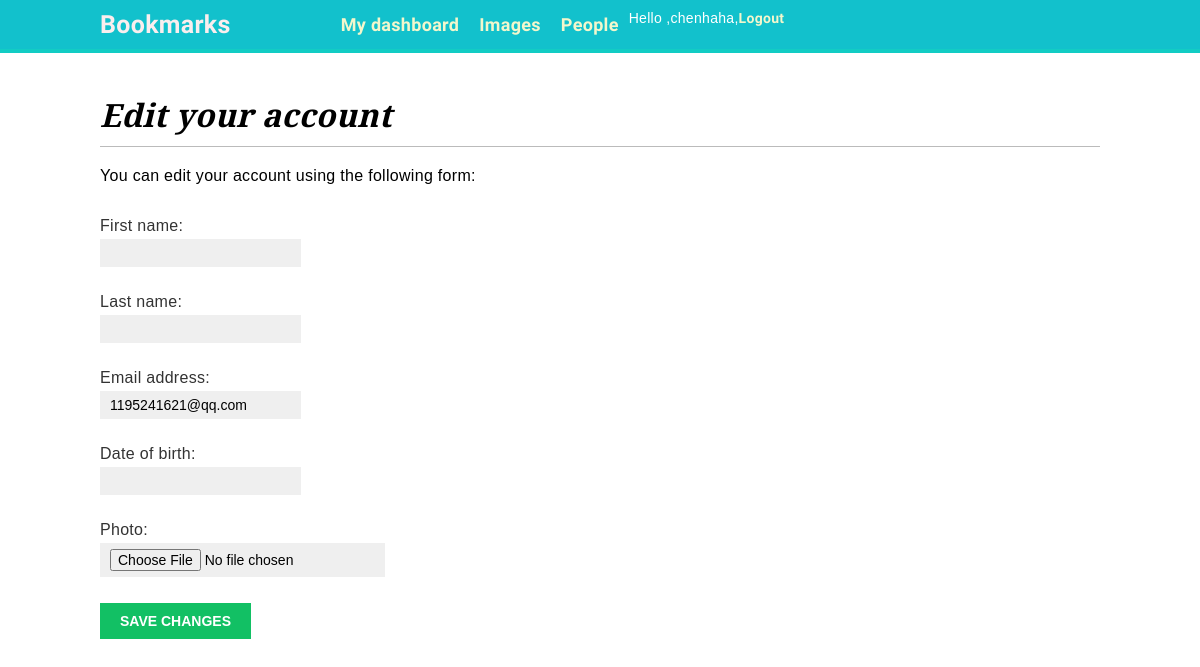
Before: /account/edit/ (signed in) with the older database file.
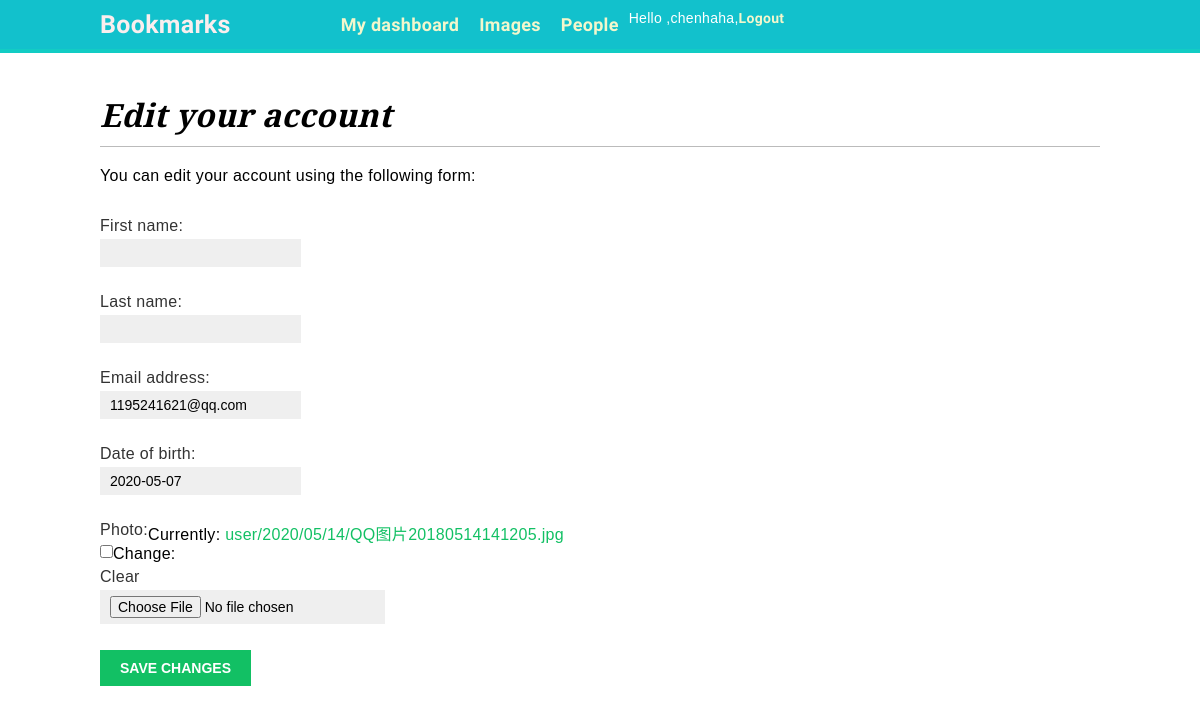
After: the same page with the newer database file.
### account/models.py (models this page shows, shortened)
class Profile(models.Model):
    user = models.OneToOneField(settings.AUTH_USER_MODEL, on_delete=models.CASCADE)
    date_of_birth = models.DateField(blank=True, null=True)
    photo = models.ImageField(upload_to='user/%Y/%m/%d', blank=True)

### account/views.py (the view)
# urls.py: path('edit/', views.edit, name='edit'),
@login_required
def edit(request):
    try:
        profile = request.user.profile
    except ObjectDoesNotExist:
        profile = Profile(user=request.user)
    if request.method == "POST":
        user_form = UserEditForm(instance=request.user, data=request.POST)
        profile_form = ProfileEditForm(isinstance=request.user.profile, data=request.POST, files=request.FILES)
        if user_form.is_valid() and profile_form.is_valid():
            user_form.save()
            profile_form.save()
    else:
        user_form = UserEditForm(instance=request.user)
        profile_form = ProfileEditForm(instance=request.user.profile)
    return render(request, 'account/edit.html', {'user_form': user_form, 'profile_form':  profile_form})

### account/forms.py
class UserEditForm(forms.ModelForm):
    class Meta:
        model = User
        fields = ('first_name', 'last_name', 'email')

class ProfileEditForm(forms.ModelForm):
    class Meta:
        model = Profile
        fields = ('date_of_birth', 'photo')

### account/templates/account/edit.html (shortened to what this page needs)
{% extends 'base.html' %}
{% block content %}
    <h1>Edit your account</h1>
    <p>You can edit your account using the following form:</p>
    <form action="." method="post" enctype="multipart/form-data" novalidate>
        {{ user_form.as_p }}
        {{ profile_form.as_p }}
        <p><input type="submit" value="Save changes"></p>
    </form>
{% endblock %}

### account/templates/base.html (shortened to what this page needs)
{% load staticfiles %}
<!DOCTYPE html>
<html>
<head>
     <link rel="stylesheet" href="{% static "css/base.css" %}">
</head>
<body>
    <div id="header">
        <span class="logo">Bookmarks</span>
        {% if request.user.is_authenticated %}
            <ul class="menu">
            <li {% if section == 'dashboard' %}class="selected" {% endif %}><a href="{% url 'dashboard' %}">My dashboard</a></li>
            <li {% if section == 'images' %}class="selected"{% endif %}><a href="#">Images</a></li>
            <li {% if section == 'people' %}class="selected"{% endif %}><a href="#">People</a></li>
            </ul>
        {% endif %}
        <span>
            {% if request.user.is_authenticated %}
            Hello {{ request.user.first_name }},{{ request.user.username }},<a href="{% url 'logout' %}">Logout</a>
            {% else %}
                <a href="{% url 'login' %}">Log-in</a>
            {% endif %}
        </span>
    </div>
    <div id="content">
        {% block content %}
        {% endblock %}
    </div>
</body>
</html>

### account/static/css/base.css (style rules this page uses)
body { margin: 0; padding: 0; letter-spacing: 0.3px; font-family: "PT Sans", sans-serif; }
h1, h2, h3, h4, h5, h6 { font-family: 'PT Serif', sans-serif; font-weight: bolder; font-style: oblique; }
h1 { border-bottom: 1px solid #bbb; padding: 0 0 10px 0; margin: 10px 0 20px 0; }
a { color: #12c064; text-decoration: none; }
#header { padding: 10px 100px; font-size: 14px; background: #12c1cc; color: #fff; border-bottom: 4px solid #12ccc4; overflow: auto; }
#header .logo { float: left; color: #faeeee; font-size: 25px; margin-right: 10%; font-family: 'Megrim', sans-serif; font-weight: bold; }
#header ul.menu { list-style: none; float: left; margin: 0; padding: 0; font-family: 'Megrim', sans-serif; font-weight: bold; }
#header ul.menu li { float: left; padding: 4px 10px; font-family: 'Megrim', sans-serif; font-weight: bold; font-size: 18px; }
#header a { color: #f3f7cc; font-family: 'Megrim', sans-serif; font-weight: bold; }
#content { padding: 30px 100px; }
form { overflow: auto; }
form p { width: 100%; overflow: auto; }
label { float: left; clear: both; color: #333; margin-bottom: 4px; }
input, textarea { clear: both; float: left; margin: 0 0 10px; background: #efefef; border: 0; padding: 6px 10px; font-size: 14px; }
input[type=submit], a.button { font-weight: bold; background: #12c064; color: #fff; padding: 10px 20px; font-size: 14px; text-transform: uppercase; }

Changed rows visible on the page:
added Profile: date_of_birth "2020-05-07"
Other visible differences:
form field as_p: (not shown) → "☐"
text no longer shown: "Date of birth: Photo:"
text now shown: "Date of birth: Photo: Currently: user/2020/05/14/QQ图片20180514141205.jpg Clear Change:"
